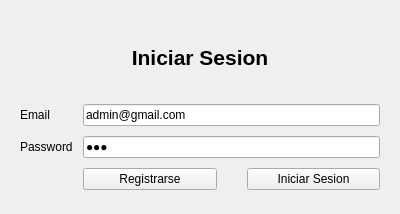
<?xml version="1.0" encoding="UTF-8"?>
<ui version="4.0">
 <class>MainWindow</class>
 <widget class="QMainWindow" name="MainWindow">
  <property name="geometry">
   <rect>
    <x>0</x>
    <y>0</y>
    <width>400</width>
    <height>214</height>
   </rect>
  </property>
  <property name="maximumSize">
   <size>
    <width>400</width>
    <height>250</height>
   </size>
  </property>
  <property name="windowTitle">
   <string>Social Structure  - EDD</string>
  </property>
  <property name="autoFillBackground">
   <bool>false</bool>
  </property>
  <property name="locale">
   <locale language="Spanish" country="Guatemala"/>
  </property>
  <widget class="QWidget" name="centralwidget">
   <widget class="QWidget" name="verticalWidget" native="true">
    <property name="geometry">
     <rect>
      <x>0</x>
      <y>0</y>
      <width>400</width>
      <height>210</height>
     </rect>
    </property>
    <layout class="QVBoxLayout" name="verticalLayout">
     <property name="spacing">
      <number>10</number>
     </property>
     <property name="leftMargin">
      <number>20</number>
     </property>
     <property name="topMargin">
      <number>20</number>
     </property>
     <property name="rightMargin">
      <number>20</number>
     </property>
     <property name="bottomMargin">
      <number>20</number>
     </property>
     <item>
      <widget class="QLabel" name="label">
       <property name="font">
        <font>
         <pointsize>16</pointsize>
         <bold>true</bold>
        </font>
       </property>
       <property name="text">
        <string>Iniciar Sesion</string>
       </property>
       <property name="alignment">
        <set>Qt::AlignmentFlag::AlignCenter</set>
       </property>
      </widget>
     </item>
     <item>
      <layout class="QFormLayout" name="formLayout">
       <item row="0" column="0">
        <widget class="QLabel" name="emailLabel">
         <property name="text">
          <string>Email</string>
         </property>
        </widget>
       </item>
       <item row="0" column="1">
        <widget class="QLineEdit" name="emailLineEdit">
         <property name="text">
          <string>admin@gmail.com</string>
         </property>
         <property name="placeholderText">
          <string>correo@gmail.com</string>
         </property>
        </widget>
       </item>
       <item row="1" column="0">
        <widget class="QLabel" name="passwordLabel">
         <property name="text">
          <string>Password</string>
         </property>
        </widget>
       </item>
       <item row="1" column="1">
        <widget class="QLineEdit" name="passwordLineEdit">
         <property name="autoFillBackground">
          <bool>false</bool>
         </property>
         <property name="text">
          <string>123</string>
         </property>
         <property name="echoMode">
          <enum>QLineEdit::EchoMode::Password</enum>
         </property>
         <property name="placeholderText">
          <string>********</string>
         </property>
        </widget>
       </item>
       <item row="2" column="1">
        <layout class="QHBoxLayout" name="horizontalLayout">
         <item>
          <widget class="QPushButton" name="RegisterButton">
           <property name="text">
            <string>Registrarse</string>
           </property>
          </widget>
         </item>
         <item>
          <spacer name="horizontalSpacer">
           <property name="orientation">
            <enum>Qt::Orientation::Horizontal</enum>
           </property>
           <property name="sizeType">
            <enum>QSizePolicy::Policy::Minimum</enum>
           </property>
           <property name="sizeHint" stdset="0">
            <size>
             <width>20</width>
             <height>20</height>
            </size>
           </property>
          </spacer>
         </item>
         <item>
          <widget class="QPushButton" name="loginButton">
           <property name="text">
            <string>Iniciar Sesion</string>
           </property>
          </widget>
         </item>
        </layout>
       </item>
      </layout>
     </item>
    </layout>
   </widget>
  </widget>
 </widget>
 <resources/>
 <connections/>
</ui>
